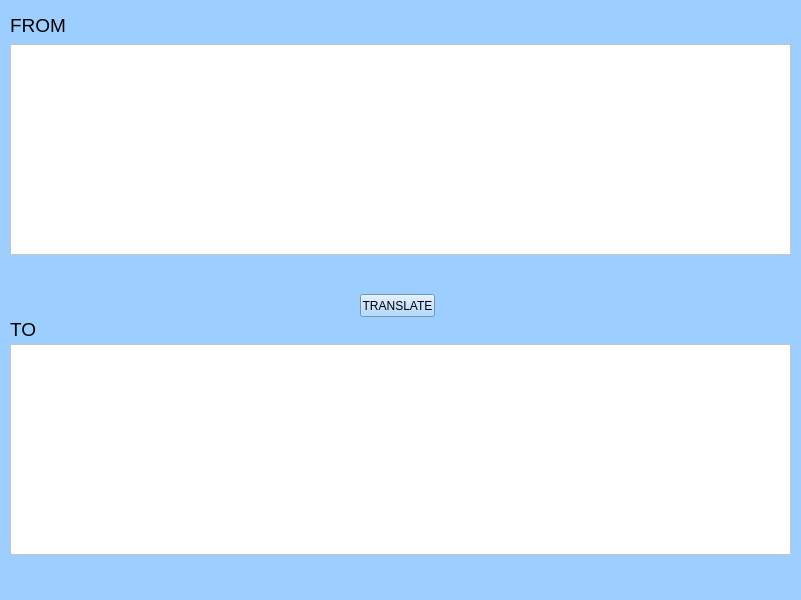
<?xml version="1.0" encoding="UTF-8"?>
<ui version="4.0">
 <class>MainWindow</class>
 <widget class="QMainWindow" name="MainWindow">
  <property name="geometry">
   <rect>
    <x>0</x>
    <y>0</y>
    <width>801</width>
    <height>600</height>
   </rect>
  </property>
  <property name="windowTitle">
   <string>Google Translate</string>
  </property>
  <property name="styleSheet">
   <string notr="true">background-color: rgb(156, 207, 255);</string>
  </property>
  <widget class="QWidget" name="centralwidget">
   <widget class="QTextBrowser" name="From">
    <property name="geometry">
     <rect>
      <x>10</x>
      <y>40</y>
      <width>781</width>
      <height>211</height>
     </rect>
    </property>
    <property name="font">
     <font>
      <pointsize>18</pointsize>
     </font>
    </property>
    <property name="autoFillBackground">
     <bool>false</bool>
    </property>
    <property name="styleSheet">
     <string notr="true">background-color: rgb(255, 255, 255);</string>
    </property>
    <property name="readOnly">
     <bool>false</bool>
    </property>
   </widget>
   <widget class="QLabel" name="label">
    <property name="geometry">
     <rect>
      <x>10</x>
      <y>10</y>
      <width>61</width>
      <height>21</height>
     </rect>
    </property>
    <property name="text">
     <string>&lt;html&gt;&lt;head/&gt;&lt;body&gt;&lt;p&gt;&lt;span style=&quot; font-size:14pt;&quot;&gt;FROM&lt;/span&gt;&lt;/p&gt;&lt;/body&gt;&lt;/html&gt;</string>
    </property>
   </widget>
   <widget class="QLabel" name="label_2">
    <property name="geometry">
     <rect>
      <x>10</x>
      <y>310</y>
      <width>47</width>
      <height>31</height>
     </rect>
    </property>
    <property name="text">
     <string>&lt;html&gt;&lt;head/&gt;&lt;body&gt;&lt;p&gt;&lt;span style=&quot; font-size:14pt;&quot;&gt;TO&lt;/span&gt;&lt;/p&gt;&lt;/body&gt;&lt;/html&gt;</string>
    </property>
   </widget>
   <widget class="QTextBrowser" name="To">
    <property name="geometry">
     <rect>
      <x>10</x>
      <y>340</y>
      <width>781</width>
      <height>211</height>
     </rect>
    </property>
    <property name="font">
     <font>
      <pointsize>18</pointsize>
     </font>
    </property>
    <property name="styleSheet">
     <string notr="true">background-color: rgb(255, 255, 255);</string>
    </property>
   </widget>
   <widget class="QPushButton" name="trans_b">
    <property name="geometry">
     <rect>
      <x>360</x>
      <y>290</y>
      <width>75</width>
      <height>23</height>
     </rect>
    </property>
    <property name="styleSheet">
     <string notr="true">border-color: rgb(255, 170, 84);</string>
    </property>
    <property name="text">
     <string>TRANSLATE</string>
    </property>
   </widget>
  </widget>
  <widget class="QMenuBar" name="menubar">
   <property name="geometry">
    <rect>
     <x>0</x>
     <y>0</y>
     <width>801</width>
     <height>21</height>
    </rect>
   </property>
   <widget class="QMenu" name="menuTRANSLATE">
    <property name="title">
     <string/>
    </property>
   </widget>
   <addaction name="menuTRANSLATE"/>
  </widget>
  <widget class="QStatusBar" name="statusbar"/>
 </widget>
 <resources/>
 <connections/>
</ui>
